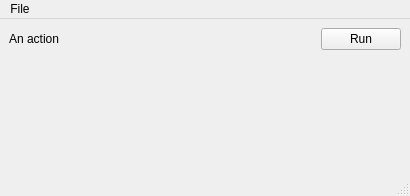
<?xml version="1.0" encoding="UTF-8"?>
<ui version="4.0">
 <class>MainWindow</class>
 <widget class="QMainWindow" name="MainWindow">
  <property name="geometry">
   <rect>
    <x>0</x>
    <y>0</y>
    <width>410</width>
    <height>196</height>
   </rect>
  </property>
  <property name="windowTitle">
   <string>MainWindow</string>
  </property>
  <widget class="QWidget" name="centralwidget">
   <layout class="QVBoxLayout" name="verticalLayout">
    <item>
     <layout class="QHBoxLayout" name="horizontalLayout">
      <item>
       <widget class="QLabel" name="label">
        <property name="text">
         <string>An action</string>
        </property>
       </widget>
      </item>
      <item>
       <spacer name="horizontalSpacer">
        <property name="orientation">
         <enum>Qt::Horizontal</enum>
        </property>
        <property name="sizeHint" stdset="0">
         <size>
          <width>40</width>
          <height>20</height>
         </size>
        </property>
       </spacer>
      </item>
      <item>
       <widget class="QPushButton" name="btn_run">
        <property name="text">
         <string>Run</string>
        </property>
       </widget>
      </item>
     </layout>
    </item>
    <item>
     <spacer name="verticalSpacer">
      <property name="orientation">
       <enum>Qt::Vertical</enum>
      </property>
      <property name="sizeHint" stdset="0">
       <size>
        <width>20</width>
        <height>40</height>
       </size>
      </property>
     </spacer>
    </item>
   </layout>
  </widget>
  <widget class="QMenuBar" name="menubar">
   <property name="geometry">
    <rect>
     <x>0</x>
     <y>0</y>
     <width>410</width>
     <height>21</height>
    </rect>
   </property>
   <widget class="QMenu" name="menuFile">
    <property name="title">
     <string>File</string>
    </property>
   </widget>
   <addaction name="menuFile"/>
  </widget>
  <widget class="QStatusBar" name="statusbar"/>
 </widget>
 <resources/>
 <connections/>
</ui>
